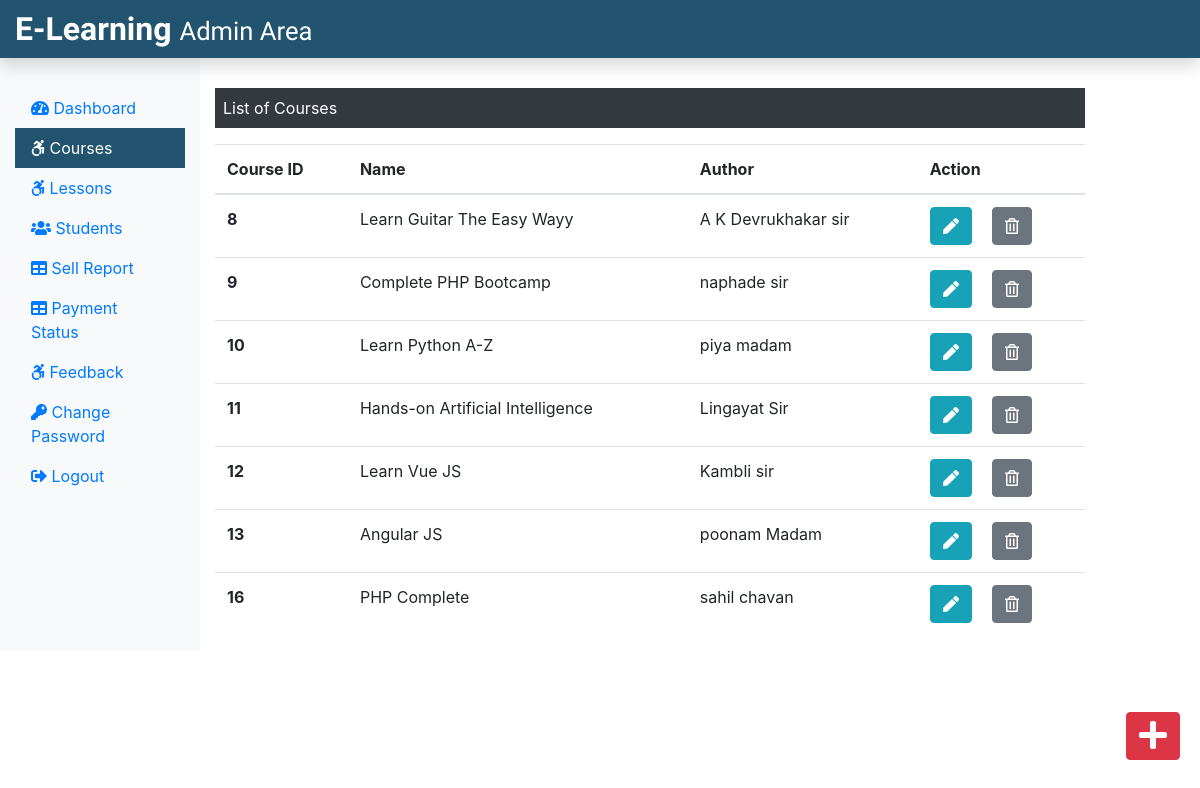
The page /Admin/courses.php (signed in) on the database its author committed.
### tables this page shows
CREATE TABLE `course` (
  `course_id` int(11) NOT NULL,
  `course_name` text NOT NULL,
  `course_desc` text NOT NULL,
  `course_author` varchar(255) NOT NULL,
  `course_img` text NOT NULL,
  `course_duration` text NOT NULL,
  `course_price` int(11) NOT NULL,
  `course_original_price` int(11) NOT NULL
);

### Admin/courses.php (the view, shortened to what this page needs)
<?php
include('./adminInclude/header.php');
include('../dbConnection.php');
 ?>
  <div class="col-sm-9 mt-5">
    <p class=" bg-dark text-white p-2">List of Courses</p>
    <?php
      $sql = "SELECT * FROM course";
      $result = $conn->query($sql);
      if($result->num_rows > 0){
       echo '<table class="table">
       <thead>
        <tr>
         <th scope="col">Course ID</th>
         <th scope="col">Name</th>
         <th scope="col">Author</th>
         <th scope="col">Action</th>
        </tr>
       </thead>
       <tbody>';
        while($row = $result->fetch_assoc()){
          echo '<tr>';
          echo '<th scope="row">'.$row["course_id"].'</th>';
          echo '<td>'. $row["course_name"].'</td>';
          echo '<td>'.$row["course_author"].'</td>';
          echo '<td><form action="editcourse.php" method="POST" class="d-inline"> <input type="hidden" name="id" value='. $row["course_id"] .'><button type="submit" class="btn btn-info mr-3" name="view" value="View"><i class="fas fa-pen"></i></button></form>
          <form action="" method="POST" class="d-inline"><input type="hidden" name="id" value='. $row["course_id"] .'><button type="submit" class="btn btn-secondary" name="delete" value="Delete"><i class="far fa-trash-alt"></i></button></form></td>
         </tr>';
        }
        echo '</tbody>
        </table>';
      } else {
        echo "0 Result";
      }
     ?>
  </div>
 </div>
 <div><a class="btn btn-danger box" href="./addCourse.php"><i class="fas fa-plus fa-2x"></i></a></div>
</div>
<?php
include('./adminInclude/footer.php');
?>

### css/adminstyle.css (style rules this page uses)
.box { position: fixed; bottom: 10px; right: 20px; margin-bottom: 30px; }

### rows shown on the page
course: course_id "8", course_name "Learn Guitar The Easy Wayy", course_author "A K Devrukhakar sir"
course: course_id "9", course_name "Complete PHP Bootcamp", course_author "naphade sir"
course: course_id "10", course_name "Learn Python A-Z", course_author "piya madam"
course: course_id "11", course_name "Hands-on Artificial Intelligence", course_author "Lingayat Sir"
course: course_id "12", course_name "Learn Vue JS", course_author "Kambli sir"
course: course_id "13", course_name "Angular JS", course_author "poonam Madam"
course: course_id "16", course_name "PHP Complete", course_author "sahil chavan"
